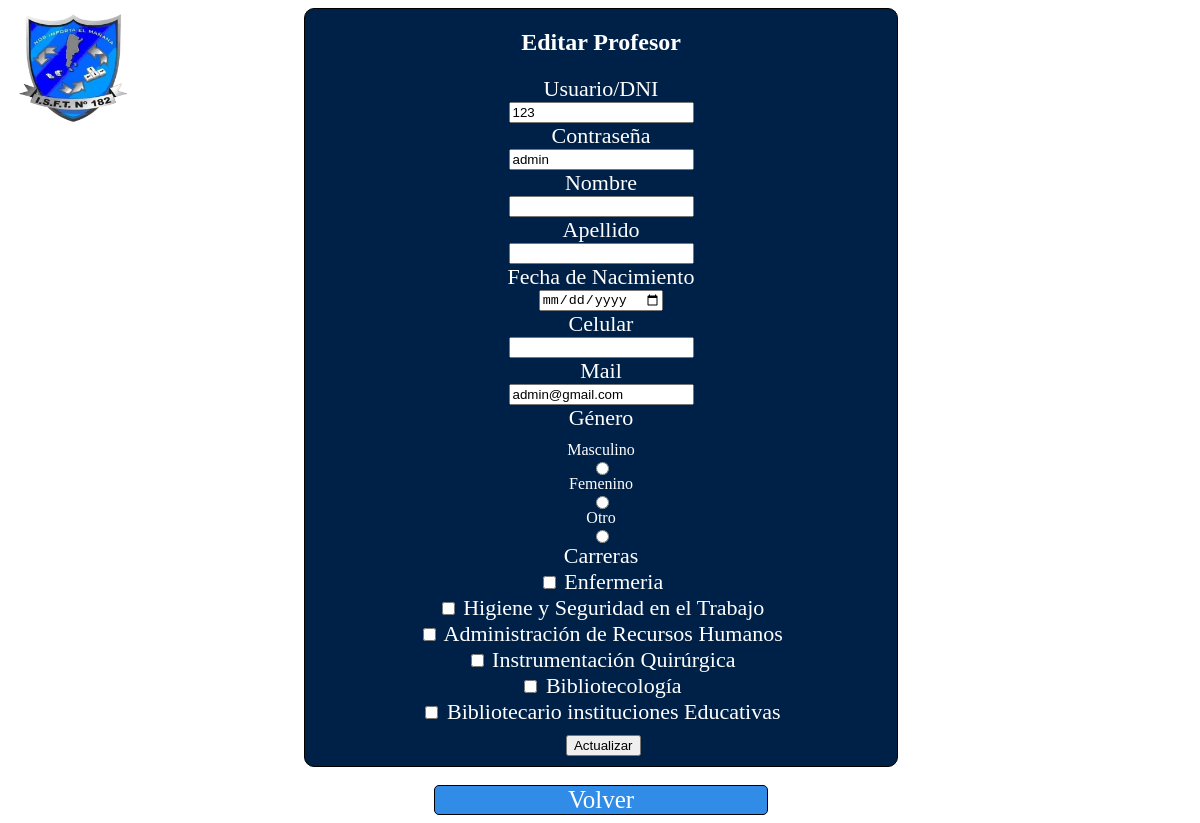
The app's page /Modelo/Admin/editarProfesor.php?id=1 with its own data.
### tables this page shows
CREATE TABLE usuarios( 
  ID_Usuario INT(11) NOT NULL AUTO_INCREMENT,
  Usuario INT(45) NOT NULL,
  Contraseña VARCHAR(255) NOT NULL,
  Email VARCHAR(255) NOT NULL,
  idCargo INT NOT NULL,
  PRIMARY KEY(ID_Usuario),
  CONSTRAINT FOREIGN KEY(idCargo) REFERENCES cargos(idCargo)
);

CREATE TABLE carreras(
  ID_Carrera INT(11) NOT NULL AUTO_INCREMENT,
  Carrera VARCHAR(255) NOT NULL,
  PRIMARY KEY(ID_Carrera)
);

### Modelo/Admin/editarProfesor.php (the view, shortened to what this page needs)
<?php
$conexion = conexion();
if (isset($_GET['id'])) {
    $id = $_GET['id'];
    $sqlUsuario = "SELECT * FROM usuarios WHERE ID_Usuario=$id";
    $resultadoUsuario = mysqli_query($conexion, $sqlUsuario);
    if ($resultadoUsuario) {
        $usuario = mysqli_fetch_assoc($resultadoUsuario);
    } else {
        die("Error al obtener datos del usuario: " . mysqli_error($conexion));
    }
    $sqlProfesor = "SELECT * FROM profesores WHERE ID_Usuario=$id";
    $resultadoProfesor = mysqli_query($conexion, $sqlProfesor);
    if ($resultadoProfesor) {
        $profesor = mysqli_fetch_assoc($resultadoProfesor);
    } else {
        die("Error al obtener datos del profesor: " . mysqli_error($conexion));
    }
    $carrerasProfesor = array();
    $sqlCarreras = "SELECT ID_Carrera, Carrera FROM carreras";
    $resultadoCarreras = mysqli_query($conexion, $sqlCarreras);
} else {
    die("ID de usuario no especificado.");
}
?>
<!DOCTYPE html>
<html lang="es">
<head>
    <link rel="stylesheet" type="text/css" href="../../Vista/Css/editarUser.css">
</head>
<body class="bodyEditProfesor">
    <div class='containerEditProfesor'>
        <h2>Editar Profesor</h2>
        <form action="../../Controlador/Admin/PHP/editar_profesor.php" method="POST">
            <div class="rowUsuario">
                <label class="nombre">Usuario/DNI</label>
                <div class="inputEditProfesor">
                    <input type="text" name="usuario" value="<?php echo $usuario['Usuario']; ?>">
                </div>
            </div>
            <div class="rowContraseña">
                <label class="contra">Contraseña</label>
                <div class="inputEditProfesor">
                    <input type="text" name="contraseña" value="<?php echo $usuario['Contraseña']; ?>">
                </div>
            </div>
            <div class="rowNombre">
                <label class="nombre">Nombre</label>
                <div class="inputEditProfesor">
                    <input type="text" name="nombre" value="<?php echo $profesor['Nombre']; ?>">
                </div>
            </div>
            <div class="rowApellido">
                <label class="apellido">Apellido</label>
                <div class="inputEditProfesor">
                    <input type="text" name="apellido" value="<?php echo $profesor['Apellido']; ?>">
                </div>
            </div>
            <div class="rowFechaNacimiento">
                <label class="fechaNacimiento">Fecha de Nacimiento</label>
                <div class="inputEditProfesor">
                    <input type="date" name="fechaNacimiento" value="<?php echo $profesor['FechaNacimiento']; ?>">
                </div>
            </div>
            <div class="rowCelular">
                <label class="celular">Celular</label>
                <div class="inputEditProfesor">
                    <input type="text" name="celular" value="<?php echo $profesor['celular']; ?>">
                </div>
            </div>
            <div class="rowMail">
                <label class="mail">Mail</label>
                <div class="inputEditProfesor">
                    <input type="email" name="mail" value="<?php echo $usuario['Email']; ?>">
                </div>
            </div>
            <div class="rowGenero">
                <label class="generoEditProfesor">Género</label>
                <div class="inputEditProfesor">
                Masculino <input type="radio" name="Genero" value=1 <?php echo ($profesor['Genero'] == 1) ? 'checked' : ''; ?>>
                Femenino <input type="radio" name="Genero" value=2 <?php echo ($profesor['Genero'] == 2) ? 'checked' : ''; ?>>
                Otro <input type="radio" name="Genero" value=3 <?php echo ($profesor['Genero'] == 3) ? 'checked' : ''; ?>>
                </div>
            </div>
            <div class="rowCarreras">
                <label class="carreras">Carreras</label>
                <div class="inputEditProfesor">
                    <?php
                    if ($resultadoCarreras) {
                        foreach ($resultadoCarreras as $carrera) {
                            $checked = in_array($carrera['ID_Carrera'], array_column($carrerasProfesor, 'ID_Carrera')) ? 'checked' : '';
                            echo "<div class='checkbox'>";
                            echo "<label>";
                            echo "<input type='checkbox' name='idCarrera[]' value='{$carrera['ID_Carrera']}' $checked> {$carrera['Carrera']}";
                            echo "</label>";
                            echo "</div>";
                        }
                    } else {
                        echo "<div>No hay carreras disponibles</div>";
                    }
                    ?>
                </div>
            </div>
            <div class="rowBotones">
            <div class="btnactProfesor">
              <input  type="submit" name="enviar" value="Actualizar">
               <br>
            </div>
            </div>
        </form>
    </div>
     <br>
    <div class="btnEditProfesor">
       <a class="textoEditProfesor" href="./menuProfesoresAdmin.php">Volver</a>
    </div>
</body>
</html>

### Vista/Css/editarUser.css (style rules this page uses)
label { font-size: 22px; }
a { color: white; text-decoration: none; }
.bodyEditProfesor { font-size: 16px; background-image: url("../Imagenes/isft182SinFondoLOGO.png"); background-size: 12%; background-repeat: no-repeat; left: 9%; text-align: center; }
.containerEditProfesor { margin-left: 25%; border: 1px solid black; border-radius: 10px; width: 50%; height: 55%; background-color: #002147; color: white; }
.btnEditProfesor { text-align: center; font-size: 25px; width: 28%; border: 1px solid black; background-color:#318CE7; border-radius: 5px; margin-left: 36%; }
.btnactProfesor { font-size: 16px; position: relative; top:0%; bottom: 0%; padding:10px 20px; right:11%; width: 116%; }
.textoEditProfesor { color: white; text-decoration: none; }
.generoEditProfesor { display: block; text-align: center; margin-bottom: 10px; }
.inputEditProfesor { display: flex; flex-direction: column; align-items: center; justify-content: center; }

### records on screen
usuarios: usuario "123", contraseña "admin", mail "admin@gmail.com"
carreras: Carrera "Enfermeria"
carreras: Carrera "Higiene y Seguridad en el Trabajo"
carreras: Carrera "Administración de Recursos Humanos"
carreras: Carrera "Instrumentación Quirúrgica"
carreras: Carrera "Bibliotecología"
carreras: Carrera "Bibliotecario instituciones Educativas"
